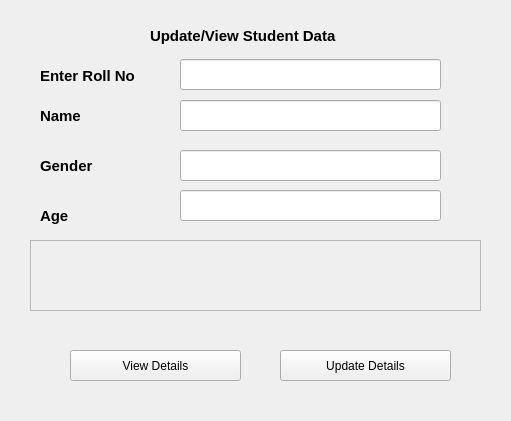
<?xml version="1.0" encoding="UTF-8"?>
<ui version="4.0">
 <class>Frame</class>
 <widget class="QFrame" name="Frame">
  <property name="enabled">
   <bool>true</bool>
  </property>
  <property name="geometry">
   <rect>
    <x>0</x>
    <y>0</y>
    <width>511</width>
    <height>421</height>
   </rect>
  </property>
  <property name="windowTitle">
   <string>Frame</string>
  </property>
  <widget class="QLabel" name="label">
   <property name="geometry">
    <rect>
     <x>150</x>
     <y>20</y>
     <width>211</width>
     <height>31</height>
    </rect>
   </property>
   <property name="font">
    <font>
     <pointsize>11</pointsize>
     <weight>75</weight>
     <bold>true</bold>
    </font>
   </property>
   <property name="text">
    <string>Update/View Student Data</string>
   </property>
  </widget>
  <widget class="QLabel" name="label_2">
   <property name="geometry">
    <rect>
     <x>40</x>
     <y>60</y>
     <width>101</width>
     <height>31</height>
    </rect>
   </property>
   <property name="font">
    <font>
     <pointsize>11</pointsize>
     <weight>75</weight>
     <bold>true</bold>
    </font>
   </property>
   <property name="text">
    <string>Enter Roll No</string>
   </property>
  </widget>
  <widget class="QLabel" name="label_3">
   <property name="geometry">
    <rect>
     <x>40</x>
     <y>100</y>
     <width>101</width>
     <height>31</height>
    </rect>
   </property>
   <property name="font">
    <font>
     <pointsize>11</pointsize>
     <weight>75</weight>
     <bold>true</bold>
    </font>
   </property>
   <property name="text">
    <string>Name</string>
   </property>
  </widget>
  <widget class="QLabel" name="label_4">
   <property name="geometry">
    <rect>
     <x>40</x>
     <y>150</y>
     <width>101</width>
     <height>31</height>
    </rect>
   </property>
   <property name="font">
    <font>
     <pointsize>11</pointsize>
     <weight>75</weight>
     <bold>true</bold>
    </font>
   </property>
   <property name="text">
    <string>Gender</string>
   </property>
  </widget>
  <widget class="QLabel" name="label_5">
   <property name="geometry">
    <rect>
     <x>40</x>
     <y>200</y>
     <width>101</width>
     <height>31</height>
    </rect>
   </property>
   <property name="font">
    <font>
     <pointsize>11</pointsize>
     <weight>75</weight>
     <bold>true</bold>
    </font>
   </property>
   <property name="text">
    <string>Age</string>
   </property>
  </widget>
  <widget class="QTextBrowser" name="textBrowser">
   <property name="enabled">
    <bool>false</bool>
   </property>
   <property name="geometry">
    <rect>
     <x>30</x>
     <y>240</y>
     <width>451</width>
     <height>71</height>
    </rect>
   </property>
   <property name="font">
    <font>
     <pointsize>9</pointsize>
    </font>
   </property>
   <property name="horizontalScrollBarPolicy">
    <enum>Qt::ScrollBarAsNeeded</enum>
   </property>
  </widget>
  <widget class="QPushButton" name="pushButton">
   <property name="geometry">
    <rect>
     <x>70</x>
     <y>350</y>
     <width>171</width>
     <height>31</height>
    </rect>
   </property>
   <property name="text">
    <string>View Details</string>
   </property>
  </widget>
  <widget class="QPushButton" name="pushButton_2">
   <property name="geometry">
    <rect>
     <x>280</x>
     <y>350</y>
     <width>171</width>
     <height>31</height>
    </rect>
   </property>
   <property name="text">
    <string>Update Details</string>
   </property>
  </widget>
  <widget class="QLineEdit" name="lineEdit">
   <property name="geometry">
    <rect>
     <x>180</x>
     <y>59</y>
     <width>261</width>
     <height>31</height>
    </rect>
   </property>
  </widget>
  <widget class="QLineEdit" name="lineEdit_2">
   <property name="geometry">
    <rect>
     <x>180</x>
     <y>100</y>
     <width>261</width>
     <height>31</height>
    </rect>
   </property>
  </widget>
  <widget class="QLineEdit" name="lineEdit_3">
   <property name="geometry">
    <rect>
     <x>180</x>
     <y>150</y>
     <width>261</width>
     <height>31</height>
    </rect>
   </property>
  </widget>
  <widget class="QLineEdit" name="lineEdit_4">
   <property name="geometry">
    <rect>
     <x>180</x>
     <y>190</y>
     <width>261</width>
     <height>31</height>
    </rect>
   </property>
  </widget>
 </widget>
 <resources/>
 <connections/>
</ui>
